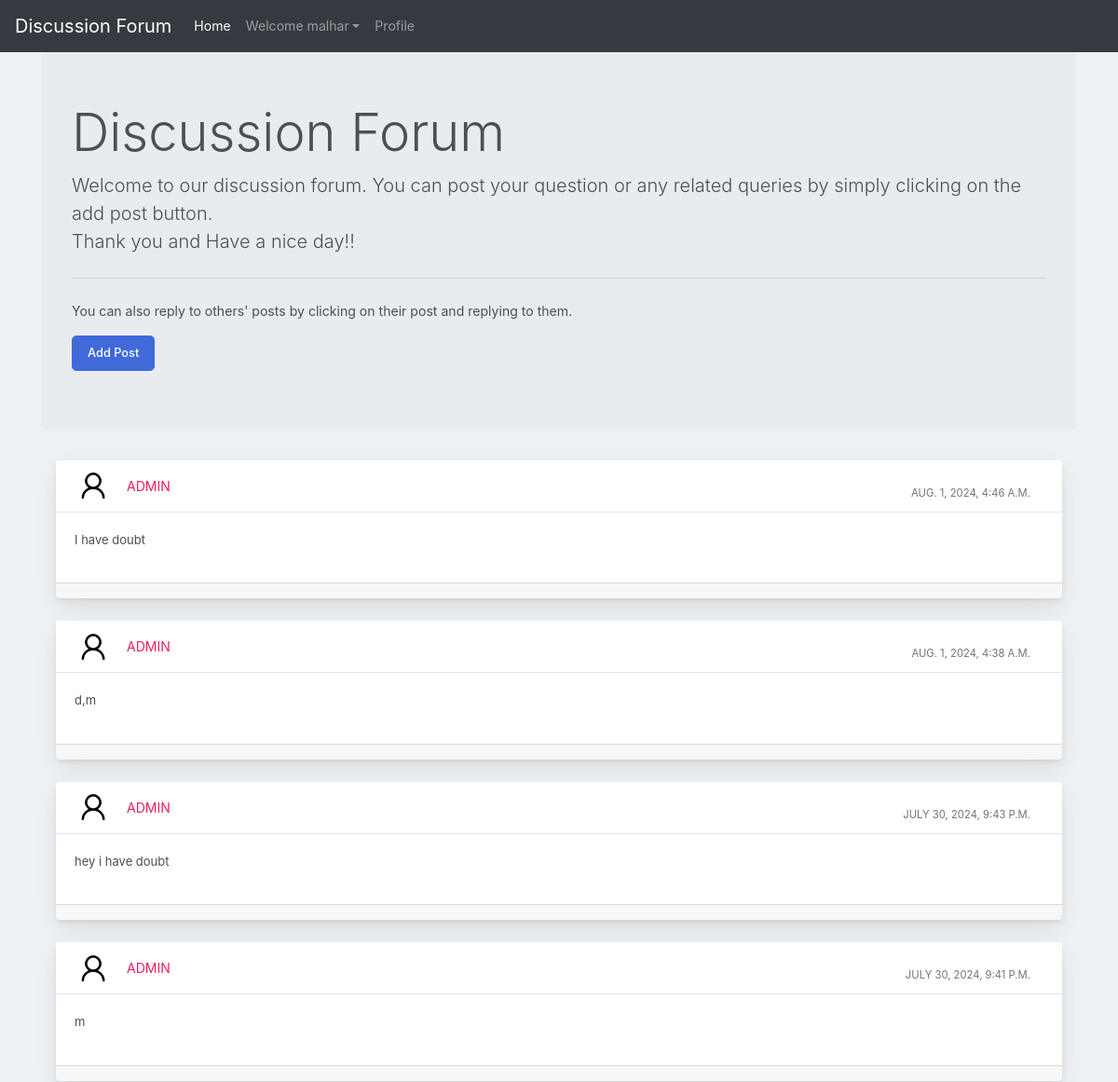
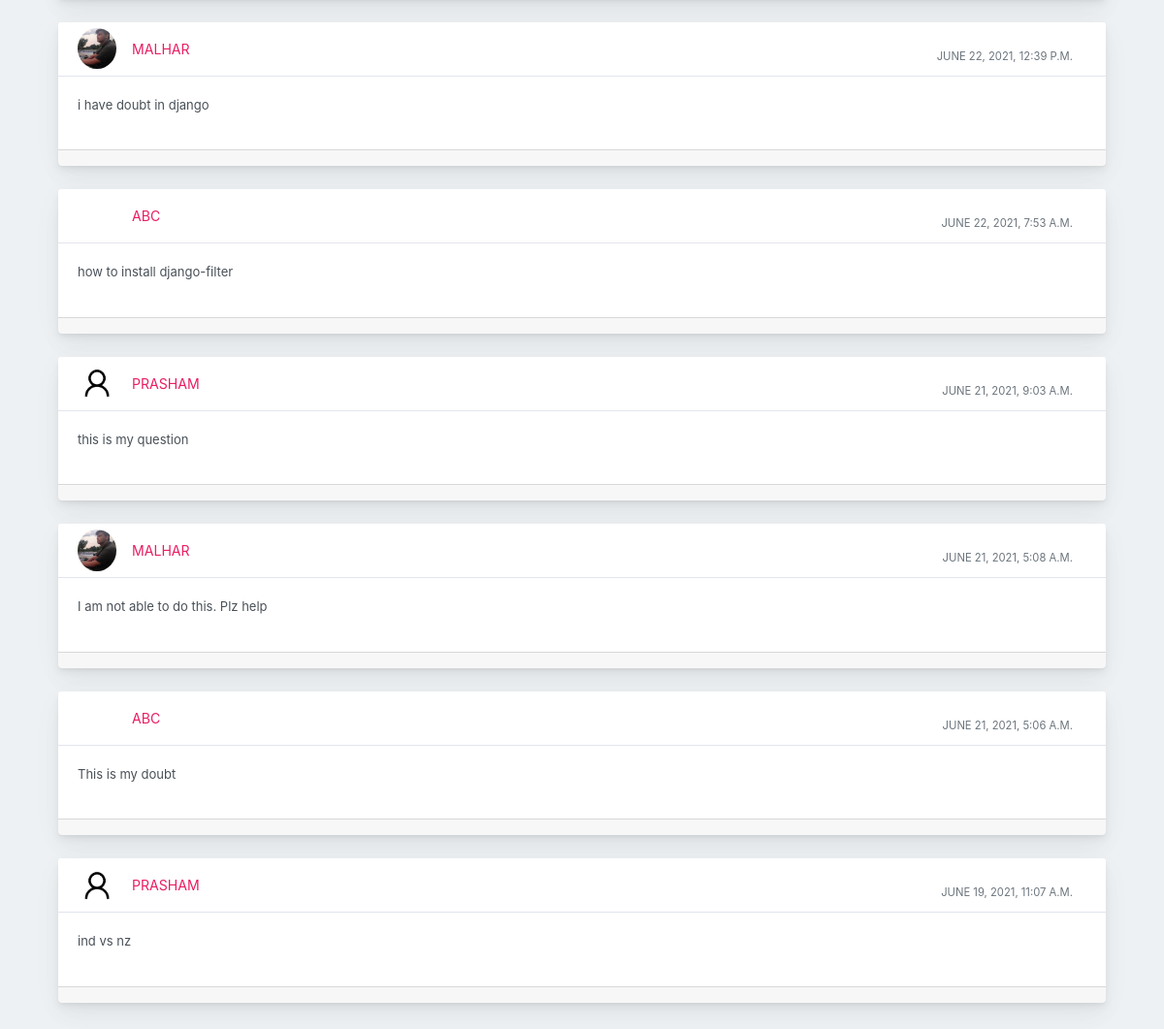
The page /forum/ (signed in) on the database its author committed (2 pictures, top to bottom).
### profile_of_user/models.py (models this page shows)
class Post(models.Model):
    user1 = models.ForeignKey(User, on_delete=models.CASCADE, default=1)
    post_id = models.AutoField
    post_content = models.CharField(max_length=5000)
    timestamp= models.DateTimeField(default=now)
    image = models.ImageField(upload_to="images",default="")

### profile_of_user/views.py (the view, shortened to what this page needs)
# urls.py: path("forum/", views.forum, name="forum"),
@login_required(login_url='/login')
def forum(request):
    print("User is authenticated:", request.user.is_authenticated)
    posts = Post.objects.filter().order_by('-timestamp')
    return render(request, "forum.html", {'posts': posts})

### profile_of_user/templates/forum.html (shortened to what this page needs)
{% extends 'basic.html' %}
{% block homeactive %} active {% endblock homeactive %}
{% block body %}
{% load static %}
<div class="container my-4">
  <div class="jumbotron">
    <h1 class="display-4">Discussion Forum</h1>
    <p class="lead">Welcome to our discussion forum. You can post your question or any related queries by simply clicking on the add post button. <br> Thank you and Have a nice day!!</p>
    <hr class="my-4">
    <p>You can also reply to others' posts by clicking on their post and replying to them.</p>
    <button class="btn btn-primary btn-lg" data-target="#questions" data-toggle="modal" role="button">Add Post</button>
  </div>
  {% for post in posts %}
  <div class="container-fluid mt-10">
    <div class="row">
      <div class="col-md-12">
        <div class="card mb-4">
          <div class="card-header">
            <div class="media flex-wrap w-100 align-items-center">
              <img src="/media/{{post.image}}" class="d-block ui-w-40 rounded-circle" alt="">
              <div class="media-body ml-3">
                <a href="/discussion/{{post.id}}" data-abc="true">{{post.user1}}</a>
              </div>
              <div class="text-muted small ml-3">
                <div class="px-4 pt-3">{{post.timestamp}}</div>
              </div>
            </div>
          </div>
          <div class="card-body">
            <p>{{post.post_content}}</p>
          </div>
          <div class="card-footer d-flex flex-wrap justify-content-between align-items-center px-0 pt-0 pb-3">
          </div>
        </div>
      </div>
    </div>
  </div>
  {% endfor %}
</div>
{% endblock %}

### profile_of_user/templates/basic.html (shortened to what this page needs)
<!doctype html>
<html lang="en">
  <head>
    <link rel="stylesheet" href="https://stackpath.bootstrapcdn.com/bootstrap/4.2.1/css/bootstrap.min.css">
  </head>
  <body>
    <nav class="navbar navbar-expand-lg navbar-dark bg-dark fixed-top">
  <a class="navbar-brand" href="/">Discussion Forum</a>
  <div class="collapse navbar-collapse" id="navbarSupportedContent">
    <ul class="navbar-nav mr-auto">
      <li class="nav-item {% block homeactive %} {% endblock homeactive %} ">
        <a class="nav-link" href="/">Home </a>
      </li>
      {% if user.is_authenticated %}
<ul class="navbar-nav mr-2">
<li class="nav-item dropdown">
<a class="nav-link dropdown-toggle" href='#' id="navbarDropdown" role="button" data-toggle="dropdown"> Welcome {{request.user}}</a>
<div class="dropdown-menu" aria-labelledby="navbarDropdown">
      <li class="nav-item {% block profileactive %} {% endblock profileactive %}">
        <a class="nav-link" href="/myprofile">Profile</a>
      </li>
        </div>
      </li>
      {% endif %}
    </ul>
  </div>
</nav>
<br>
</body>
{% block body %} {% endblock %}
</html>

### rows shown on the page
Post: image (placeholder picture), user1 "ADMIN", timestamp "AUG. 1, 2024, 4:46 A.M.", post_content "I have doubt"
Post: image (placeholder picture), user1 "ADMIN", timestamp "AUG. 1, 2024, 4:38 A.M.", post_content "d,m"
Post: image (placeholder picture), user1 "ADMIN", timestamp "JULY 30, 2024, 9:43 P.M.", post_content "hey i have doubt"
Post: image (placeholder picture), user1 "ADMIN", timestamp "JULY 30, 2024, 9:41 P.M.", post_content "m"
Post: image (picture), user1 "MALHAR", timestamp "JUNE 22, 2021, 12:39 P.M.", post_content "i have doubt in django"
Post: user1 "ABC", timestamp "JUNE 22, 2021, 7:53 A.M.", post_content "how to install django-filter"
Post: image (placeholder picture), user1 "PRASHAM", timestamp "JUNE 21, 2021, 9:03 A.M.", post_content "this is my question"
Post: image (picture), user1 "MALHAR", timestamp "JUNE 21, 2021, 5:08 A.M.", post_content "I am not able to do this. Plz help"
Post: user1 "ABC", timestamp "JUNE 21, 2021, 5:06 A.M.", post_content "This is my doubt"
Post: image (placeholder picture), user1 "PRASHAM", timestamp "JUNE 19, 2021, 11:07 A.M.", post_content "ind vs nz"

### other values the page prints
{{ request.user }} "malhar"
